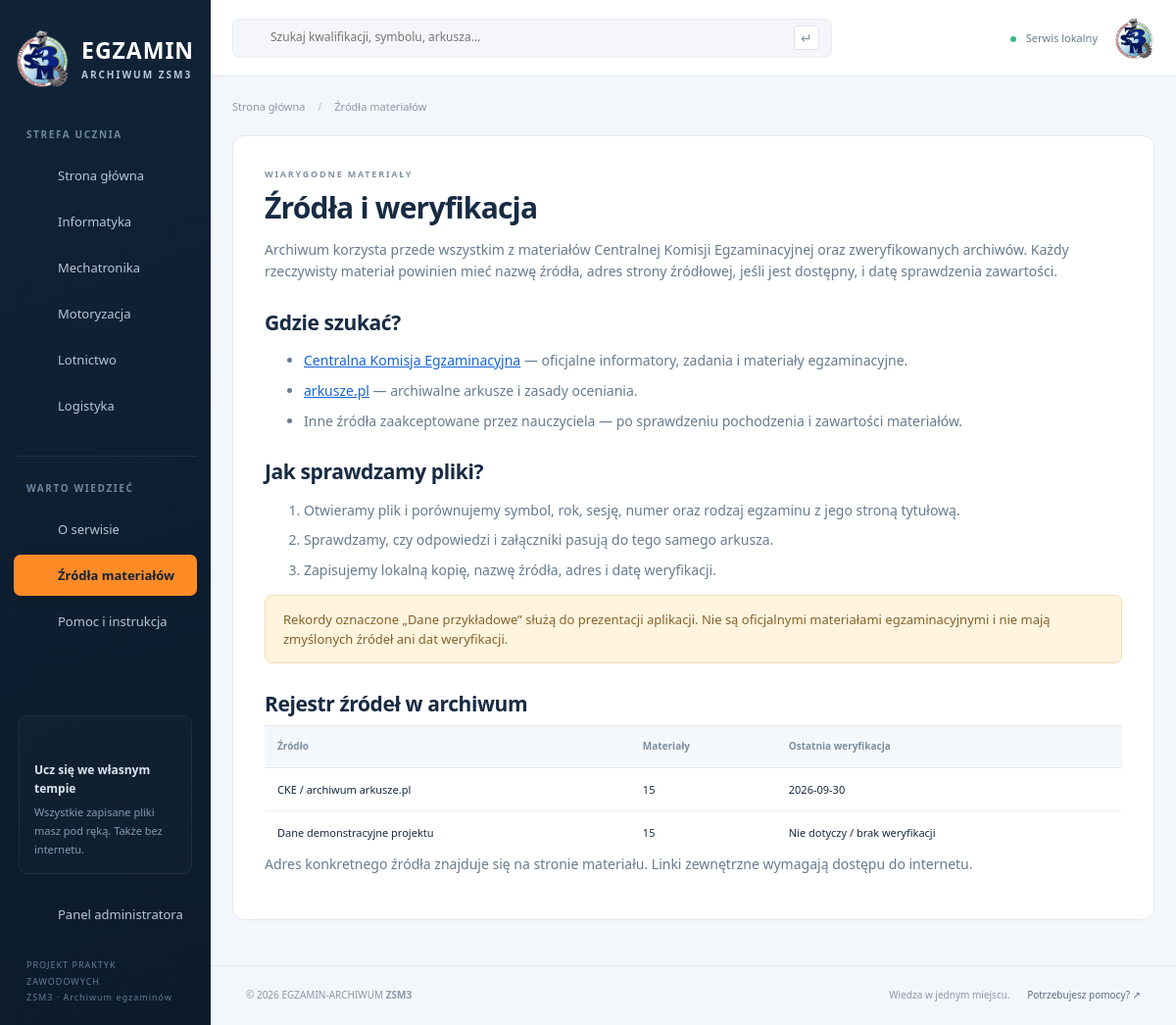
Page /serwis/sources.php on the committed database.
### tables this page shows
CREATE TABLE areas (
 id INT UNSIGNED AUTO_INCREMENT PRIMARY KEY,
 name VARCHAR(100) NOT NULL,
 slug VARCHAR(100) NOT NULL UNIQUE,
 icon VARCHAR(30) NOT NULL,
 color CHAR(7) NOT NULL
);

### includes/functions.php (the view, shortened to what this page needs)
<?php
function e($value) {
    return htmlspecialchars((string)($value ?? ''), ENT_QUOTES | ENT_SUBSTITUTE, 'UTF-8');
}
function url($path = '') {
    $script = '/index.php';
    if (isset($_SERVER['SCRIPT_NAME'])) {
        $script = str_replace('\\', '/', $_SERVER['SCRIPT_NAME']);
    }
    $base = dirname($script);
    if (in_array(basename($base), ['serwis', 'admin'])) {
        $base = dirname($base);
    }
    return rtrim($base, '/.') . '/' . ltrim($path, '/');
}
function db() {
    static $conn;
    if (!$conn) {
        $c = require ROOT . '/config/database.php';
        $conn = new mysqli($c['host'], $c['user'], $c['password'], $c['name'], $c['port']);
        $conn->set_charset('utf8mb4');
    }
    return $conn;
}
function query($sql, $params = []) {
    $statement = db()->prepare($sql);
    $statement->execute();
    $result = $statement->get_result();
    return $result === false ? true : $result;
}
function areas() {
    $sql = 'SELECT a.*, COUNT(q.id) AS total
            FROM areas a
            LEFT JOIN qualifications q ON q.area_id = a.id
            GROUP BY a.id
            ORDER BY a.id';
    return query($sql)->fetch_all(MYSQLI_ASSOC);
}
function icon($name, $class = '') {
    $paths = [
        'cap'=>'<path d="m2 9 10-5 10 5-10 5L2 9Zm4 3v6c4 3 8 3 12 0v-6M2 9v8"/>',
        'home'=>'<path d="m3 10 9-7 9 7M5 9v12h5v-7h4v7h5V9"/>',
        'monitor'=>'<rect x="3" y="3" width="18" height="13" rx="2"/><path d="M8 21h8m-4-5v5"/>',
        'gear'=>'<path d="m9 3-1 3-3 1-2 3 2 2-1 3 3 2 2 4h5l1-3 3-1 3-4-2-2 1-3-3-2-2-3H9Z"/><circle cx="12" cy="12" r="3"/>',
        'car'=>'<path d="m5 8 2-5h10l2 5M3 9h18v9H3V9Zm2 9v3m14-3v3M6 13h2m8 0h2"/>',
        'plane'=>'<path d="m12 2 2 8 8 5v2l-8-2v5l3 2H7l3-2v-5l-8 2v-2l8-5 2-8Z"/>',
        'ship'=>'<path d="M8 10V5h8v5m-4-5V2M3 12l9-3 9 3-4 7H7l-4-7Zm-1 9c2 2 4 0 6 0s2 2 4 0 4 0 6 0 2 2 4 0"/>',
        'search'=>'<circle cx="10" cy="10" r="6"/><path d="m15 15 6 6"/>',
        'file'=>'<path d="M5 2h9l5 5v15H5V2Zm9 0v6h5M8 12h8m-8 4h6"/>',
        'download'=>'<path d="M12 3v12m-5-5 5 5 5-5M3 15v6h18v-6"/>',
        'arrow'=>'<path d="M4 12h16m-6-6 6 6-6 6"/>',
        'info'=>'<circle cx="12" cy="12" r="9"/><path d="M12 11v6m0-10v1"/>',
        'book'=>'<path d="M12 5C8 2 4 3 2 4v16c4-2 7-1 10 1 3-2 6-3 10-1V4c-4-2-7-1-10 1Zm0 0v16"/>',
        'shield'=>'<path d="m12 2 9 4v6c0 5-5 8-9 10-4-2-9-5-9-10V6l9-4Zm-5 9 3 3 7-7"/>',
        'menu'=>'<path d="M3 5h18M3 12h18M3 19h18"/>',
        'grid'=>'<path d="M3 3h7v7H3Zm11 0h7v7h-7ZM3 14h7v7H3Zm11 0h7v7h-7Z"/>',
    ];
    return '<svg class="icon ' . e($class) . '" viewBox="0 0 24 24" fill="none" stroke="currentColor" stroke-width="1.7" stroke-linecap="round" stroke-linejoin="round" aria-hidden="true">' . ($paths[$name] ?? $paths['file']) . '</svg>';
}

### includes/sidebar.php (shortened to what this page needs)
<?php
$currentPage = basename($_SERVER['SCRIPT_NAME']);
$informationPages = [
    ['file' => 'about', 'icon' => 'info', 'label' => 'O serwisie'],
    ['file' => 'sources', 'icon' => 'book', 'label' => 'Źródła materiałów'],
    ['file' => 'help', 'icon' => 'shield', 'label' => 'Pomoc i instrukcja'],
];
?>
<aside class="sidebar" id="sidebar">
    <a class="brand" href="<?= e(url()) ?>">
        <img class="brand-logo" src="<?= e(url('assets/img/zsm3.png')) ?>" alt="Emblemat ZSM3 w Krakowie" width="58" height="58">
        <span>
            EGZAMIN
            <span class="brand-sub">ARCHIWUM ZSM3</span>
        </span>
    </a>
    <div class="sidebar-caption">STREFA UCZNIA</div>
    <nav aria-label="Nawigacja główna">
        <?php
        $homeClass = '';
        ?>
        <a class="nav-link <?= $homeClass ?>" href="<?= e(url()) ?>">
            <?= icon('home') ?>
            Strona główna
        </a>
        <?php foreach ($allAreas as $navigationArea): ?>
            <?php
            $areaClass = '';
            $shortAreaName = explode(' i ', $navigationArea['name'])[0];
            $areaUrl = url('serwis/area.php?id=' . $navigationArea['id']);
            ?>
            <a class="nav-link <?= $areaClass ?>" href="<?= e($areaUrl) ?>">
                <?= icon($navigationArea['icon']) ?>
                <?= e($shortAreaName) ?>
            </a>
        <?php endforeach; ?>
    </nav>
    <div class="sidebar-caption divider">WARTO WIEDZIEĆ</div>
    <nav aria-label="Informacje">
        <?php foreach ($informationPages as $informationPage): ?>
            <?php
            $informationPageFile = $informationPage['file'] . '.php';
            $informationClass = '';
            if ($currentPage === $informationPageFile) {
                $informationClass = 'active';
            }
            $informationUrl = url('serwis/' . $informationPageFile);
            ?>
            <a class="nav-link <?= $informationClass ?>" href="<?= e($informationUrl) ?>">
                <?= icon($informationPage['icon']) ?>
                <?= e($informationPage['label']) ?>
            </a>
        <?php endforeach; ?>
    </nav>
    <div class="sidebar-bottom">
        <div class="offline-card">
            <?= icon('shield') ?>
            <strong>Ucz się we własnym tempie</strong>
            <p>Wszystkie zapisane pliki masz pod ręką. Także bez internetu.</p>
        </div>
        <a class="nav-link" href="<?= e(url('admin/')) ?>">
            <?= icon('gear') ?>
            Panel administratora
        </a>
        <small>PROJEKT PRAKTYK ZAWODOWYCH<br>ZSM3 · Archiwum egzaminów</small>
    </div>
</aside>

### assets/css/style.css (style rules this page uses)
:root { --navy:#102337; --navy-deep:#0b1b2b; --orange:#ff8b27; --blue:#1765d8; --ink:#172b43; --muted:#738094; --line:#e5eaf0; --surface:#f3f6fa; --radius:12px }
* { box-sizing:border-box }
html { scroll-behavior:smooth; scroll-padding-top:25px }
body { margin:0; background:var(--surface); color:var(--ink); font-family:"Segoe UI",Arial,sans-serif; font-size:14px; line-height:1.55 }
a { color:inherit; text-decoration:none }
button,a,input,select,textarea { outline-offset:4px }
.icon { width:22px; height:22px; flex-shrink:0; vertical-align:middle }
h1,h2,h3,p { margin-top:0 }
p { color:var(--muted) }
small,.small { font-size:12px }
.sidebar { position:fixed; inset:0 auto 0 0; width:244px; background:linear-gradient(160deg,var(--navy),var(--navy-deep)); color:#b8c6d6; padding:31px 19px 20px; display:flex; flex-direction:column; overflow-y:auto; z-index:30 }
.brand { display:flex; align-items:center; gap:11px; color:white; font-size:23px; font-weight:800; letter-spacing:1px; line-height:1.15; margin-bottom:41px }
.brand-logo { display:block; width:58px; height:58px; flex-shrink:0; object-fit:contain }
.brand-sub { display:block; font-size:10px; font-weight:600; letter-spacing:2px; margin-top:7px; color:#b6c9db }
.sidebar-caption { font-size:10px; letter-spacing:1.6px; color:#6e879e; font-weight:700; padding:0 13px; margin-bottom:12px }
.nav-link { display:flex; align-items:center; gap:13px; padding:11px 14px; border-radius:7px; margin-bottom:5px; font-size:13px; background:transparent; border:0; color:inherit; width:100%; text-align:left; transition:background .15s,color .15s }
.nav-link .icon { width:18px; height:18px }
.nav-link.active { background:var(--orange); color:#132334; font-weight:700; box-shadow:0 4px 15px #0002 }
.divider { border-top:1px solid #ffffff12; padding-top:25px; margin-top:25px }
.sidebar-bottom { margin-top:auto; padding-top:38px }
.offline-card { border:1px solid #ffffff10; background:#ffffff04; border-radius:9px; padding:15px; margin:0 5px 20px }
.offline-card .icon { color:var(--orange); margin-bottom:9px }
.offline-card strong { display:block; font-size:12px; color:#dce5ef }
.offline-card p { font-size:11px; line-height:1.7; margin:6px 0 0; color:#839bb0 }
.sidebar-bottom>small { display:block; font-size:9px; line-height:1.8; letter-spacing:1px; color:#647d92; padding:18px 13px 0 }
.top-search .icon { width:16px; color:#8b99a9 }
@media (max-width:1250px) { .sidebar { width:215px; padding-left:14px; padding-right:14px } }

### rows in the picture
areas: name "Informatyka"
areas: name "Mechatronika"
areas: name "Motoryzacja"
areas: name "Lotnictwo"
areas: name "Logistyka"

### other values in the picture
$informationPage['label'] "O serwisie"
$informationPage['label'] "Źródła materiałów"
$informationPage['label'] "Pomoc i instrukcja"
$title "Źródła materiałów"
$source['source_name'] "CKE / archiwum arkusze.pl"
$source['total'] "15"
$source['verified'] ?: 'Nie dotyczy / brak weryfikacji' "2026-09-30"
$source['source_name'] "Dane demonstracyjne projektu"
$source['verified'] ?: 'Nie dotyczy / brak weryfikacji' "Nie dotyczy / brak weryfikacji"
